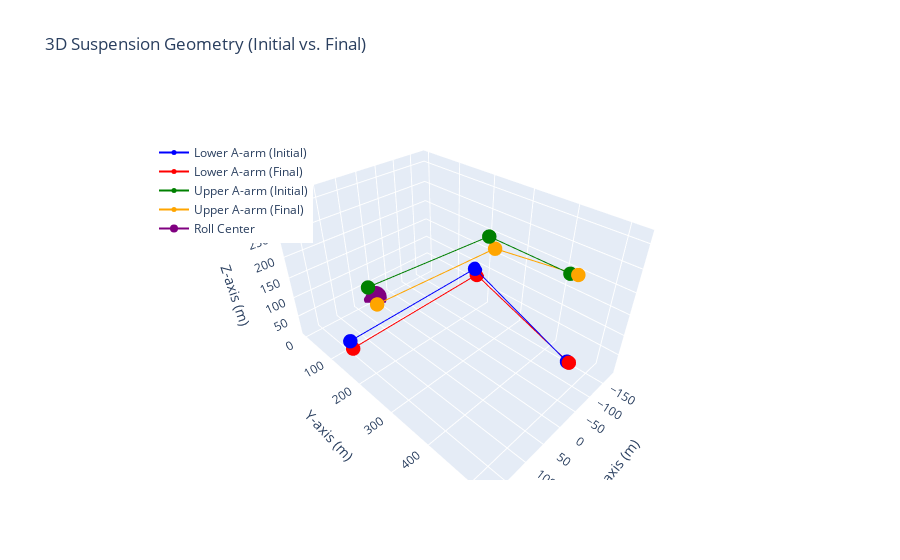

Notebook source saved alongside this figure:
### Code cell
# Extract the initial and final suspension points from the results
lower_initial = results[0, 2:11].reshape(3, 3)  # First row, lower A-arm (3x3)
upper_initial = results[0, 11:20].reshape(3, 3)  # First row, upper A-arm (3x3)

lower_final = results[-1, 2:11].reshape(3, 3)  # Last row, lower A-arm (3x3)
upper_final = results[-1, 11:20].reshape(3, 3)  # Last row, upper A-arm (3x3)

# Extract roll centers
rc_initial = results[0, 20:23]  # Initial roll center
rc_final = results[-1, 20:23]  # Final roll center

# Create a 3D scatter plot
fig = go.Figure()

# Add initial lower A-arm points
fig.add_trace(go.Scatter3d(
    x=lower_initial[:, 0], y=lower_initial[:, 1], z=lower_initial[:, 2],
    mode='markers+lines',
    marker=dict(size=5, color='blue'),
    name='Lower A-arm (Initial)'
))

# Add final lower A-arm points
fig.add_trace(go.Scatter3d(
    x=lower_final[:, 0], y=lower_final[:, 1], z=lower_final[:, 2],
    mode='markers+lines',
    marker=dict(size=5, color='red'),
    name='Lower A-arm (Final)'
))

# Add initial upper A-arm points
fig.add_trace(go.Scatter3d(
    x=upper_initial[:, 0], y=upper_initial[:, 1], z=upper_initial[:, 2],
    mode='markers+lines',
    marker=dict(size=5, color='green'),
    name='Upper A-arm (Initial)'
))

# Add final upper A-arm points
fig.add_trace(go.Scatter3d(
    x=upper_final[:, 0], y=upper_final[:, 1], z=upper_final[:, 2],
    mode='markers+lines',
    marker=dict(size=5, color='orange'),
    name='Upper A-arm (Final)'
))

# Add roll center points
fig.add_trace(go.Scatter3d(
    x=[rc_initial[0], rc_final[0]],
    y=[rc_initial[1], rc_final[1]],
    z=[rc_initial[2], rc_final[2]],
    mode='markers+lines',
    marker=dict(size=8, color='purple'),
    name='Roll Center'
))

# Configure the layout
fig.update_layout(
    scene=dict(
        xaxis_title='X-axis (m)',
        yaxis_title='Y-axis (m)',
        zaxis_title='Z-axis (m)'
    ),
    title="3D Suspension Geometry (Initial vs. Final)",
    legend=dict(x=0.1, y=0.9)
)

# Show the figure
fig.show()

# Print the initial and final points
print("Initial Lower A-arm Points:\n", lower_initial)
print("Final Lower A-arm Points:\n", lower_final)

print("Initial Upper A-arm Points:\n", upper_initial)
print("Final Upper A-arm Points:\n", upper_final)

print("Initial Roll Center:", rc_initial)
print("Final Roll Center:", rc_final)

### Figure 1 — Plotly figure (JSON) as saved in the notebook; plotly's stock layout.template omitted (floating-point values rounded to 4 significant figures)
{"data": [{"marker": {"color": "blue", "size": 5}, "mode": "markers+lines", "name": "Lower A-arm (Initial)", "type": "scatter3d", "x": [-17.5, -180, 180], "y": [519, 165, 170], "z": [137, 87, 87]}, {"marker": {"color": "red", "size": 5}, "mode": "markers+lines", "name": "Lower A-arm (Final)", "type": "scatter3d", "x": [-17.37, -180.0, 180.0], "y": [522.6, 171.1, 176.1], "z": [137.1, 72.33, 71.89]}, {"marker": {"color": "green", "size": 5}, "mode": "markers+lines", "name": "Upper A-arm (Initial)", "type": "scatter3d", "x": [1.5, -135, 180], "y": [506.5, 240, 255], "z": [315, 220, 255]}, {"marker": {"color": "orange", "size": 5}, "mode": "markers+lines", "name": "Upper A-arm (Final)", "type": "scatter3d", "x": [-2.603, -135.0, 180.0], "y": [516.9, 257.4, 275.4], "z": [315.9, 198.3, 231.8]}, {"marker": {"color": "purple", "size": 8}, "mode": "markers+lines", "name": "Roll Center", "type": "scatter3d", "x": [0, 0], "y": [0, 0], "z": [10.62, 9.914]}], "layout": {"legend": {"x": 0.1, "y": 0.9}, "scene": {"xaxis": {"title": {"text": "X-axis (m)"}}, "yaxis": {"title": {"text": "Y-axis (m)"}}, "zaxis": {"title": {"text": "Z-axis (m)"}}}, "title": {"text": "3D Suspension Geometry (Initial vs. Final)"}}}
